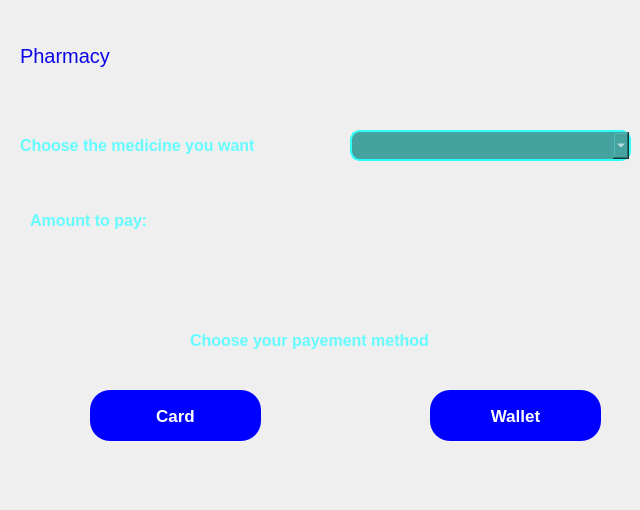
    <widget class="QWidget" name="Pharmacy">
     <widget class="QLabel" name="label_32">
      <property name="geometry">
       <rect>
        <x>20</x>
        <y>40</y>
        <width>121</width>
        <height>31</height>
       </rect>
      </property>
      <property name="font">
       <font>
        <pointsize>15</pointsize>
       </font>
      </property>
      <property name="styleSheet">
       <string notr="true">color: rgb(12, 5, 231);</string>
      </property>
      <property name="text">
       <string>Pharmacy</string>
      </property>
     </widget>
     <widget class="QComboBox" name="comboBox_3">
      <property name="geometry">
       <rect>
        <x>350</x>
        <y>130</y>
        <width>281</width>
        <height>31</height>
       </rect>
      </property>
      <property name="styleSheet">
       <string notr="true">

color: rgb(255, 255, 255);
border: 2px solid;
border-color: rgb(42, 255, 248);
background-color: rgb(69, 162, 158);
border-radius: 10px;
padding-left: 10px;
font: 11pt &quot;Segoe UI&quot;;
</string>
      </property>
     </widget>
     <widget class="QLabel" name="label_33">
      <property name="geometry">
       <rect>
        <x>20</x>
        <y>130</y>
        <width>301</width>
        <height>30</height>
       </rect>
      </property>
      <property name="font">
       <font>
        <pointsize>12</pointsize>
        <bold>true</bold>
       </font>
      </property>
      <property name="styleSheet">
       <string notr="true">color: rgb(102, 252, 255);</string>
      </property>
      <property name="text">
       <string>Choose the medicine you want</string>
      </property>
     </widget>
     <widget class="QPushButton" name="pushButton_24">
      <property name="geometry">
       <rect>
        <x>90</x>
        <y>390</y>
        <width>171</width>
        <height>51</height>
       </rect>
      </property>
      <property name="font">
       <font>
        <pointsize>13</pointsize>
        <italic>false</italic>
        <bold>true</bold>
       </font>
      </property>
      <property name="styleSheet">
       <string notr="true">QPushButton
{
color: rgb(255, 255, 255);
background-color: rgb(0, 0, 255);
font: 700 13pt &quot;Segoe UI&quot;;
border-radius: 20px;
}</string>
      </property>
      <property name="text">
       <string>Card</string>
      </property>
     </widget>
     <widget class="QPushButton" name="pushButton_25">
      <property name="geometry">
       <rect>
        <x>430</x>
        <y>390</y>
        <width>171</width>
        <height>51</height>
       </rect>
      </property>
      <property name="font">
       <font>
        <pointsize>13</pointsize>
        <italic>false</italic>
        <bold>true</bold>
       </font>
      </property>
      <property name="styleSheet">
       <string notr="true">QPushButton
{
color: rgb(255, 255, 255);
background-color: rgb(0, 0, 255);
font: 700 13pt &quot;Segoe UI&quot;;
border-radius: 20px;
}</string>
      </property>
      <property name="text">
       <string>Wallet</string>
      </property>
     </widget>
     <widget class="QLabel" name="label_49">
      <property name="geometry">
       <rect>
        <x>190</x>
        <y>320</y>
        <width>301</width>
        <height>41</height>
       </rect>
      </property>
      <property name="font">
       <font>
        <pointsize>12</pointsize>
        <bold>true</bold>
       </font>
      </property>
      <property name="styleSheet">
       <string notr="true">color: rgb(102, 252, 255);</string>
      </property>
      <property name="text">
       <string>Choose your payement method</string>
      </property>
     </widget>
     <widget class="QLabel" name="label_50">
      <property name="geometry">
       <rect>
        <x>230</x>
        <y>200</y>
        <width>71</width>
        <height>41</height>
       </rect>
      </property>
      <property name="font">
       <font>
        <pointsize>12</pointsize>
        <bold>true</bold>
       </font>
      </property>
      <property name="styleSheet">
       <string notr="true">color: rgb(102, 252, 255);</string>
      </property>
      <property name="text">
       <string/>
      </property>
     </widget>
     <widget class="QLabel" name="label_60">
      <property name="geometry">
       <rect>
        <x>30</x>
        <y>200</y>
        <width>181</width>
        <height>41</height>
       </rect>
      </property>
      <property name="font">
       <font>
        <pointsize>12</pointsize>
        <bold>true</bold>
       </font>
      </property>
      <property name="styleSheet">
       <string notr="true">color: rgb(102, 252, 255);</string>
      </property>
      <property name="text">
       <string>Amount to pay: </string>
      </property>
     </widget>
     <widget class="QLabel" name="label_66">
      <property name="geometry">
       <rect>
        <x>200</x>
        <y>460</y>
        <width>311</width>
        <height>41</height>
       </rect>
      </property>
      <property name="font">
       <font>
        <pointsize>12</pointsize>
        <bold>true</bold>
       </font>
      </property>
      <property name="styleSheet">
       <string notr="true">color: rgb(102, 252, 255);</string>
      </property>
      <property name="text">
       <string/>
      </property>
     </widget>
    </widget>
